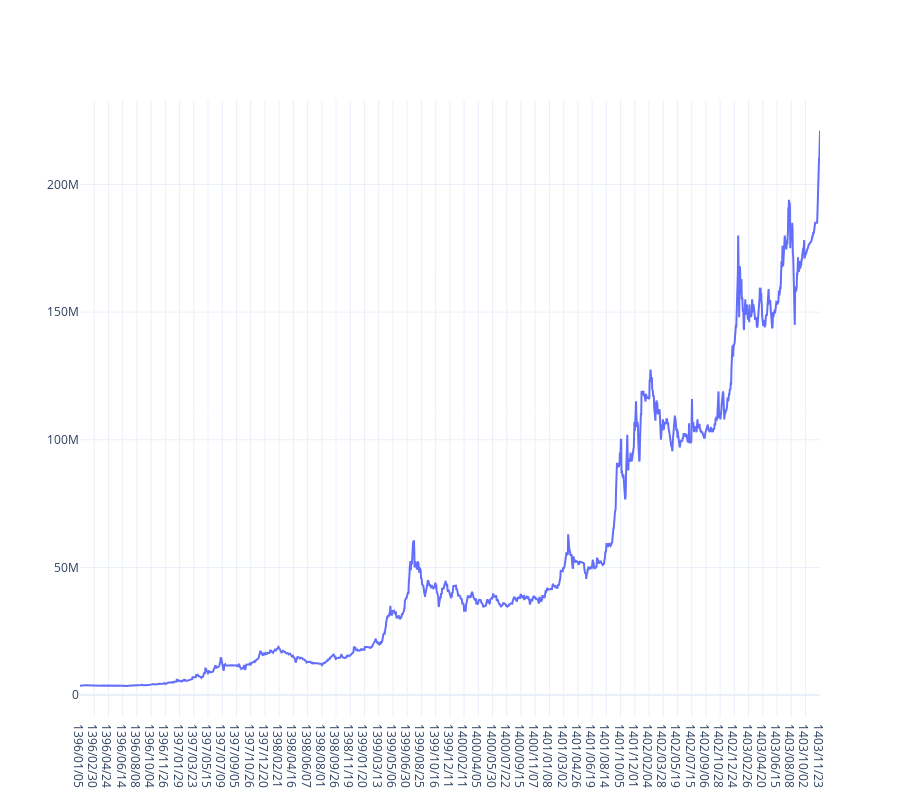
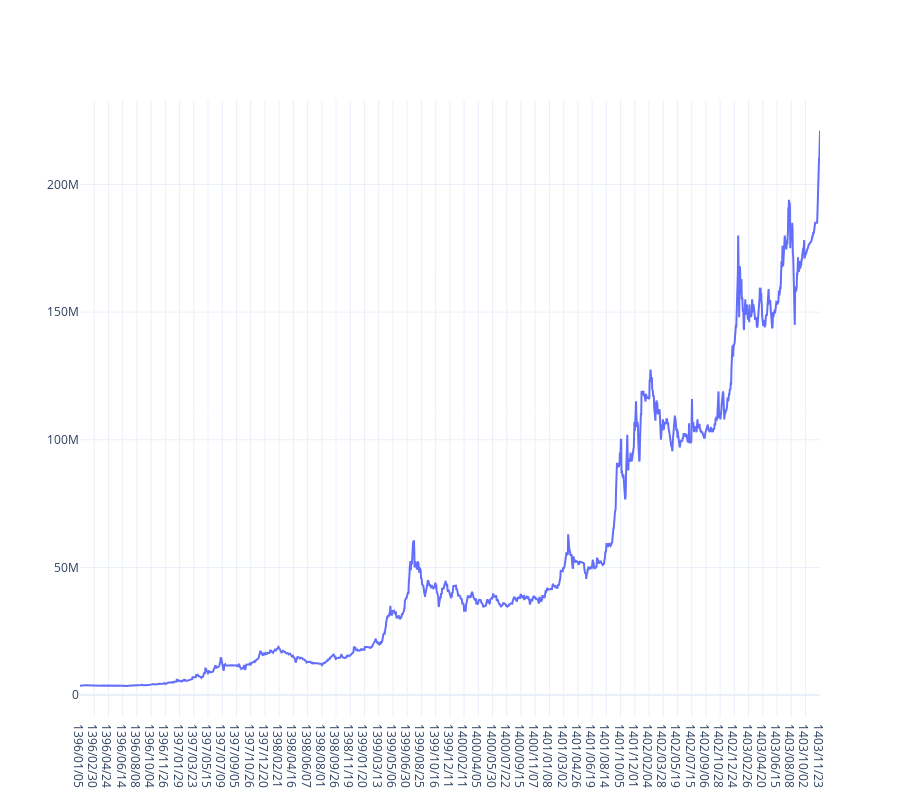

These figures' notebook cell, in order:
### Markdown cell above
# Market Trend

### Code cell
plot_market_trend(df, market='Rob-Coin', start_date=JalaliDate(1396, 1, 1))

### Figure 1 — Plotly figure (JSON) as saved in the notebook; plotly's stock layout.template omitted (floating-point values rounded to 4 significant figures; data arrays with more than 128 entries replaced by an {"elided": "..."} marker saying what was removed)
{"data": [{"type": "scatter", "x": {"elided": "2290 str values"}, "y": {"elided": "2290 float values"}}], "layout": {"height": 800, "title": {"font": {"size": 16}}}}

### Figure 2 — Plotly figure (JSON) as saved in the notebook; plotly's stock layout.template omitted (floating-point values rounded to 4 significant figures; data arrays with more than 128 entries replaced by an {"elided": "..."} marker saying what was removed)
{"data": [{"type": "scatter", "x": {"elided": "2290 str values"}, "y": {"elided": "2290 float values"}}], "layout": {"height": 800, "title": {"font": {"size": 16}}}}
